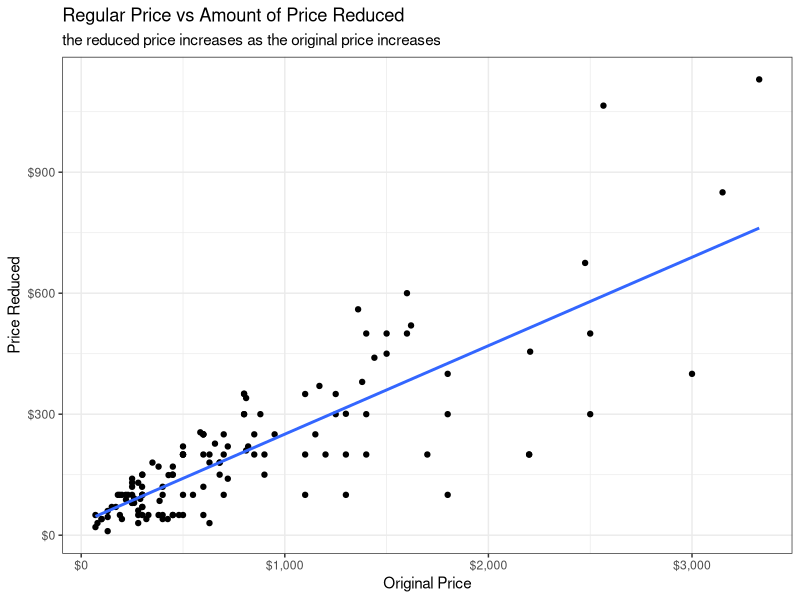

Recreate this plot in R.
library(tidyverse)
library(dplyr)

# get data
data <- read_csv("StoreData_IMMC.csv")

# rename columns
data <- data |>
  rename(department = 1,
         major_productCategory = 2,
         product_type = 3,
         make = 4,
         product = 5,
         regular_price = 6,
         reduced_price = 7,
         quantity_avaliable = 8,
         customer_rating = 9)

# remove premade labels
# delete extra columns
data <- data |>
  select(department : customer_rating) |>
  filter(department != "Department")

# format regular price and reduced price
data <- data |>
  mutate(regular_price = str_replace_all(str_replace_all(regular_price, '\\$', ''), '\\,', '')) |>
  mutate(reduced_price = str_replace_all(str_replace_all(reduced_price, '\\$', ''), '\\,', ''))

# change to numeric form
data <- data |>
  mutate(regular_price = as.numeric(regular_price)) |>
  mutate(reduced_price = as.numeric(reduced_price)) |>
  mutate(quantity_avaliable = as.numeric(quantity_avaliable)) |>
  mutate(customer_rating = as.numeric(customer_rating))

# add diff column
data <- data |>
  mutate(price_change = regular_price - reduced_price)


# plot of regular_price and price_change
data |>
  ggplot(aes(x = regular_price, y = price_change)) +
  geom_point() +
  geom_smooth(method = lm, se=FALSE) +
  scale_x_continuous(labels = scales::dollar_format()) +
  scale_y_continuous(labels = scales::dollar_format()) +
  labs(x = "Original Price",
       y = "Price Reduced",
       title = "Regular Price vs Amount of Price Reduced",
       subtitle = "the reduced price increases as the original price increases") +
  theme_bw()
